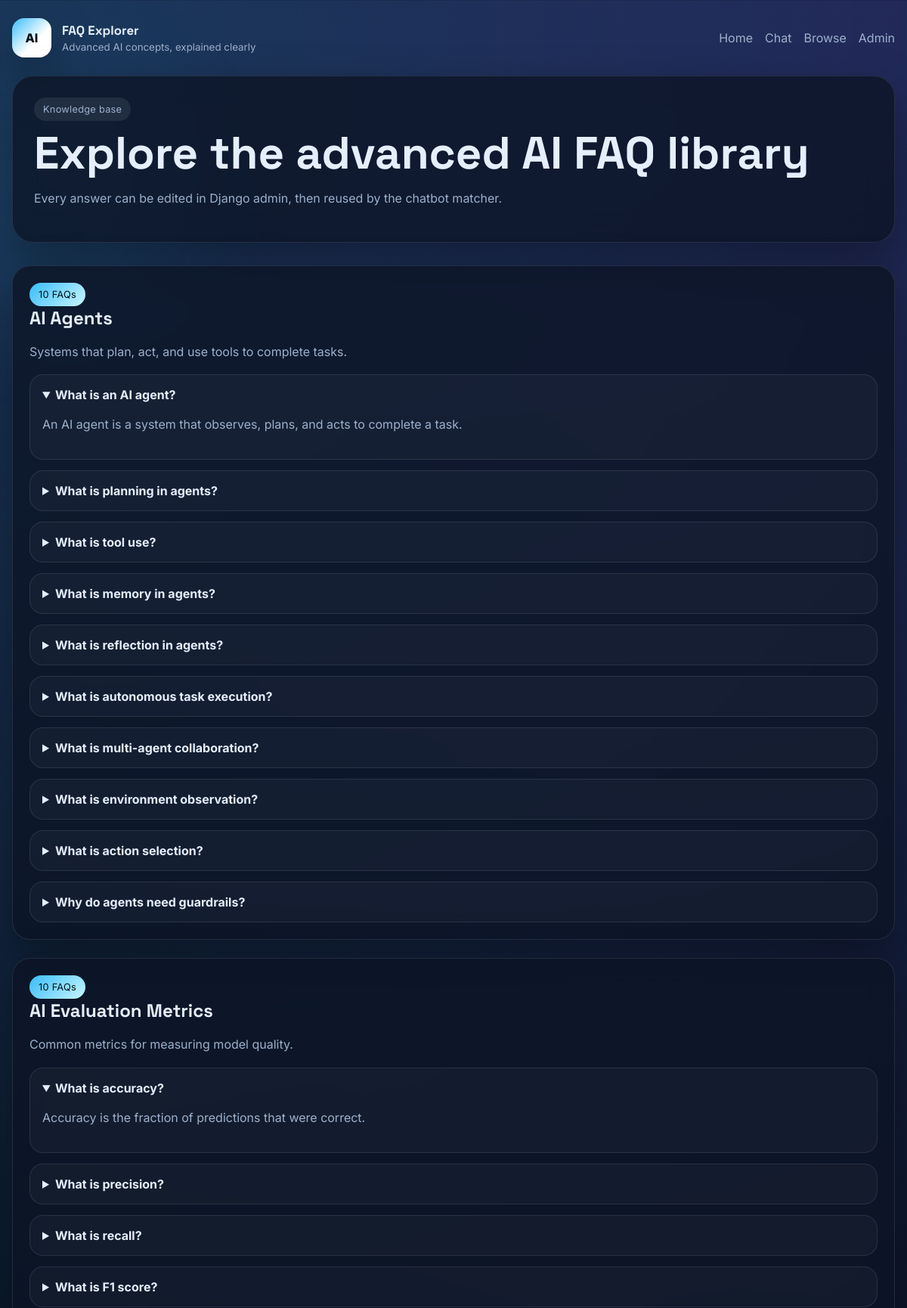
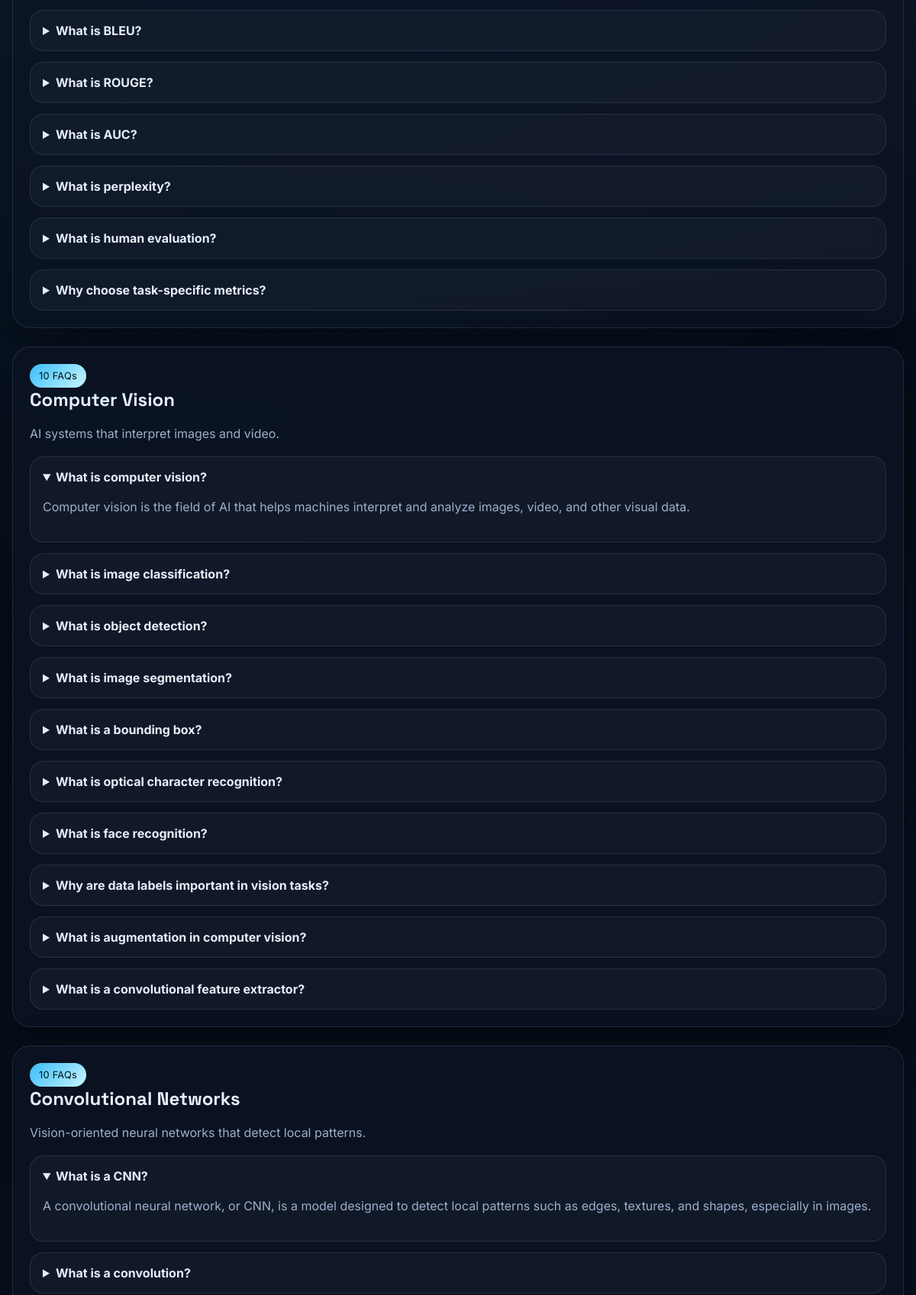
The page /browse/ (upper part) on the database its author committed (2 pictures, top to bottom).
### faqs/models.py (models this page shows, shortened)
class FAQCategory(models.Model):
    name = models.CharField(max_length=120, unique=True)
    slug = models.SlugField(max_length=140, unique=True)
    description = models.TextField(blank=True)
    class Meta:
        ordering = ["name"]
        verbose_name_plural = "FAQ categories"

class FAQ(models.Model):
    category = models.ForeignKey(FAQCategory, on_delete=models.CASCADE, related_name="faqs")
    question = models.CharField(max_length=255)
    answer = models.TextField()
    intent_label = models.CharField(max_length=120, blank=True)
    is_published = models.BooleanField(default=True)
    sort_order = models.PositiveIntegerField(default=0)
    created_at = models.DateTimeField(auto_now_add=True)
    updated_at = models.DateTimeField(auto_now=True)
    class Meta:
        ordering = ["sort_order", "question"]

### faqs/views.py (the view)
# urls.py: path("browse/", views.browse_view, name="browse-faqs"),
@require_GET
def browse_view(request):
    categories = FAQCategory.objects.prefetch_related("faqs").order_by("name")
    return render(request, "faqs/browse.html", {"categories": categories})

### faqs/templates/faqs/browse.html (shortened to what this page needs)
{% extends 'faqs/base.html' %}
{% block content %}
<section class="browse-header glass-card">
  <span class="eyebrow">Knowledge base</span>
  <h1>Explore the advanced AI FAQ library</h1>
  <p>Every answer can be edited in Django admin, then reused by the chatbot matcher.</p>
</section>
<section class="section-block browse-grid">
  {% for category in categories %}
  <article class="info-card">
    <span class="pill accent">{{ category.faqs.count }} FAQs</span>
    <h2>{{ category.name }}</h2>
    <p>{{ category.description }}</p>
    <div class="faq-list">
      {% for faq in category.faqs.all %}
      <details class="faq-item" {% if forloop.first %}open{% endif %}>
        <summary>{{ faq.question }}</summary>
        <p>{{ faq.answer }}</p>
      </details>
      {% endfor %}
    </div>
  </article>
  {% endfor %}
</section>
{% endblock %}

### faqs/static/faqs/css/styles.css (style rules this page uses)
:root { --bg: #07111f; --panel: rgba(12, 20, 37, 0.78); --panel-border: rgba(148, 163, 184, 0.16); --text: #e5eefb; --muted: #9eb0cb; --accent: #38bdf8; --accent-2: #7c3aed; --accent-3: #14b8a6; --shadow: 0 24px 60px rgba(0, 0, 0, 0.35); --radius-xl: 28px; --radius-lg: 20px; }
* { box-sizing: border-box; }
html, body { margin: 0; min-height: 100%; }
body { font-family: "Inter", "Segoe UI", Arial, sans-serif; color: var(--text); background: radial-gradient(circle at top left, rgba(56, 189, 248, 0.24), transparent 28%), radial-gradient(circle at top right, rgba(124, 58, 237, 0.22), transparent 24%), linear-gradient(180deg, #050913 0%, var(--bg) 45%, #050913 100%); }
.brand strong, .section-head h1, .section-head h2, h1, h2, h3 { font-family: "Space Grotesk", "Inter", sans-serif; }
.glass-card, .info-card, .faq-card, .detail-card { border: 1px solid var(--panel-border); background: var(--panel); backdrop-filter: blur(18px); box-shadow: var(--shadow); }
.glass-card { border-radius: var(--radius-xl); padding: 28px; }
.info-card, .faq-card, .detail-card { border-radius: 24px; padding: 22px; }
.hero-grid, .chat-layout, .browse-grid { display: grid; gap: 24px; }
.eyebrow, .pill, .status-pill { display: inline-flex; align-items: center; width: fit-content; border-radius: 999px; padding: 8px 12px; font-size: 0.8rem; letter-spacing: 0.02em; }
.eyebrow, .pill { background: rgba(255, 255, 255, 0.08); color: var(--muted); }
.pill.accent { color: #03111b; background: linear-gradient(135deg, var(--accent), #c8f6ff); }
h1 { margin: 14px 0 14px; font-size: clamp(2.3rem, 5vw, 4.8rem); line-height: 0.98; }
h2 { margin: 0; font-size: clamp(1.3rem, 2vw, 1.9rem); }
p { color: var(--muted); line-height: 1.7; }
.stat-row, .card-grid, .detail-meta, .feature-list, .suggestion-list, .faq-list { display: grid; gap: 14px; }
.stat-row div, .tip-box, .faq-preview, .faq-item { padding: 16px; border-radius: 18px; background: rgba(255, 255, 255, 0.03); border: 1px solid var(--panel-border); }
.section-block { margin-top: 30px; }
.browse-header p, .detail-card p { max-width: 72ch; }
details summary { cursor: pointer; font-weight: 700; }

### rows shown on the page
FAQCategory: faqs.count "10", name "AI Agents", description "Systems that plan, act, and use tools to complete tasks."
FAQ: question "What is an AI agent?", answer "An AI agent is a system that observes, plans, and acts to complete a task."
FAQ: question "What is planning in agents?"
FAQ: question "What is tool use?"
FAQ: question "What is memory in agents?"
FAQ: question "What is reflection in agents?"
FAQ: question "What is autonomous task execution?"
FAQ: question "What is multi-agent collaboration?"
FAQ: question "What is environment observation?"
FAQ: question "What is action selection?"
FAQ: question "Why do agents need guardrails?"
FAQCategory: faqs.count "10", name "AI Evaluation Metrics", description "Common metrics for measuring model quality."
FAQ: question "What is accuracy?", answer "Accuracy is the fraction of predictions that were correct."
FAQ: question "What is precision?"
FAQ: question "What is recall?"
FAQ: question "What is F1 score?"
FAQ: question "What is BLEU?"
FAQ: question "What is ROUGE?"
FAQ: question "What is AUC?"
FAQ: question "What is perplexity?"
FAQ: question "What is human evaluation?"
FAQ: question "Why choose task-specific metrics?"
FAQCategory: faqs.count "10", name "Computer Vision", description "AI systems that interpret images and video."
FAQ: question "What is computer vision?", answer "Computer vision is the field of AI that helps machines interpret and analyze images, video, and other visual data."
FAQ: question "What is image classification?"
FAQ: question "What is object detection?"
FAQ: question "What is image segmentation?"
FAQ: question "What is a bounding box?"
FAQ: question "What is optical character recognition?"
FAQ: question "What is face recognition?"
FAQ: question "Why are data labels important in vision tasks?"
FAQ: question "What is augmentation in computer vision?"
FAQ: question "What is a convolutional feature extractor?"
FAQCategory: faqs.count "10", name "Convolutional Networks", description "Vision-oriented neural networks that detect local patterns."
FAQ: question "What is a CNN?", answer "A convolutional neural network, or CNN, is a model designed to detect local patterns such as edges, textures, and shapes, especially in images."
FAQ: question "What is a convolution?"
